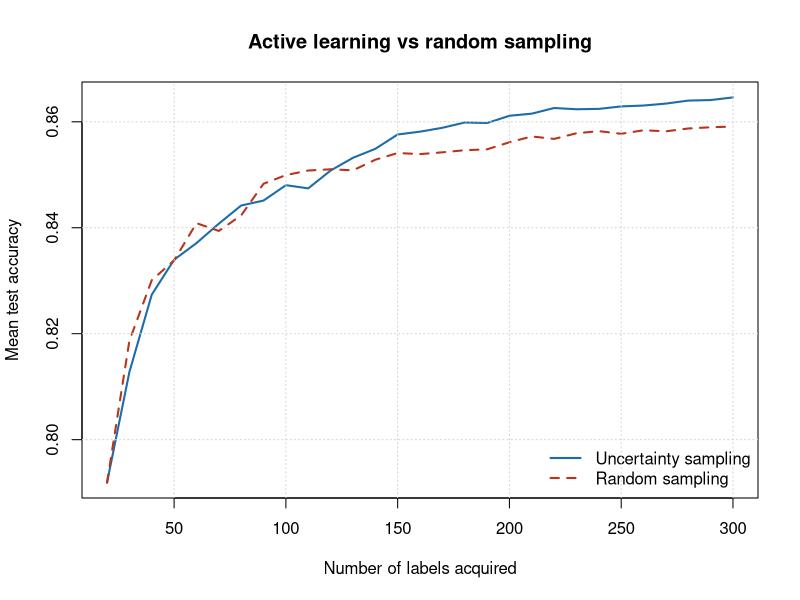

Here is the R script that generated this plot:
## ---- chunk 1
settings <- data.frame(
  Aspect = c("Candidate access", "Decision", "Budget control",
             "Typical use", "Main risk"),
  `Pool-based` = c("All of U at once", "Rank, take top-k",
                   "Pick exactly k per round",
                   "Offline dataset building",
                   "Rescoring a huge pool each round"),
  `Stream-based` = c("One point at a time", "Label if a(x) >= tau",
                     "Tune tau to hit spend rate",
                     "Online / production sampling",
                     "Wrong tau over- or under-spends"),
  check.names = FALSE
)
knitr::kable(settings, caption = "Pool-based vs stream-based active learning.")
## ---- chunk 2
strat <- data.frame(
  Strategy = c("Least confidence", "Margin", "Entropy",
               "Query-by-committee", "Expected model change"),
  `What it scores` = c("1 - max prob",
                       "gap between top two probs",
                       "entropy of predictive dist",
                       "committee disagreement",
                       "expected gradient / param change"),
  Cost = c("very low", "very low", "low",
           "medium (train C models)", "high (grad per candidate)"),
  `Needs probabilities` = c("yes", "yes", "yes",
                            "votes or probs", "no (uses gradients)"),
  `Good when` = c("calibrated probs, binary/few classes",
                  "many classes, top-2 confusion",
                  "many classes, broad uncertainty",
                  "model unstable / small L",
                  "expensive labels, gradient models"),
  check.names = FALSE
)
knitr::kable(strat, caption = "Query strategies at a glance.")
## ---- chunk 3
.libPaths(c("C:/Users/miken/R/library-4.4", .libPaths()))
set.seed(1301)

# Simulate two classes with overlapping Gaussian clusters in 2D.
# The optimal boundary is nonlinear-ish but glm still learns a useful one.
make_data <- function(n) {
  # class 0: two blobs; class 1: two blobs, interleaved
  k <- n %/% 4
  s <- 1.4                       # cluster spread: larger = more class overlap
  c0 <- rbind(
    cbind(rnorm(k, -2, s), rnorm(k, -2, s)),
    cbind(rnorm(k,  2, s), rnorm(k,  2, s))
  )
  c1 <- rbind(
    cbind(rnorm(k, -2, s), rnorm(k,  2, s)),
    cbind(rnorm(k,  2, s), rnorm(k, -2, s))
  )
  X <- rbind(c0, c1)
  y <- c(rep(0L, nrow(c0)), rep(1L, nrow(c1)))
  # add an interaction-friendly feature so a linear glm can separate the XOR pattern
  data.frame(x1 = X[, 1], x2 = X[, 2], x1x2 = X[, 1] * X[, 2], y = y)
}

pool_all  <- make_data(4000)   # large unlabeled pool
test_set  <- make_data(2000)   # fixed held-out test set

# The two classes form an XOR pattern, which no straight line in (x1, x2) can
# split. Adding the product feature x1*x2 gives the linear glm a coordinate in
# which the classes ARE linearly separable, so logistic regression can learn
# a useful boundary. This is the classic feature-engineering fix for XOR.

# Reserve indices for the pool; labels exist in simulation but the learner
# may only "see" a label once it spends budget to query that row.
pool_idx  <- seq_len(nrow(pool_all))
## ---- chunk 4
fit_glm <- function(train) {
  suppressWarnings(
    glm(y ~ x1 + x2 + x1x2, data = train, family = binomial())
  )
}

test_accuracy <- function(model, test) {
  p   <- predict(model, newdata = test, type = "response")
  yhat <- as.integer(p > 0.5)
  mean(yhat == test$y)
}

# One active-learning run. strategy is "uncertainty" or "random".
run_al <- function(strategy, seed,
                   n_seed = 20, batch = 10, budget = 300) {
  set.seed(seed)
  available <- pool_idx
  # initial seed labels, drawn at random for both strategies
  labeled <- sample(available, n_seed)
  available <- setdiff(available, labeled)

  n_labels <- integer(0)
  acc      <- numeric(0)

  repeat {
    train <- pool_all[labeled, ]
    model <- fit_glm(train)

    n_labels <- c(n_labels, length(labeled))
    acc      <- c(acc, test_accuracy(model, test_set))

    if (length(labeled) >= budget || length(available) == 0) break

    take <- min(batch, length(available))
    if (strategy == "random") {
      chosen <- sample(available, take)
    } else {
      # uncertainty: probability closest to 0.5 over the remaining pool
      p_pool <- predict(model, newdata = pool_all[available, ],
                        type = "response")
      score  <- abs(p_pool - 0.5)          # smaller = more uncertain
      chosen <- available[order(score)[seq_len(take)]]
    }
    labeled   <- c(labeled, chosen)
    available <- setdiff(available, chosen)
  }
  data.frame(strategy = strategy, seed = seed,
             n_labels = n_labels, accuracy = acc)
}

# Average over several seeds to smooth out sampling noise.
seeds <- 1:15
runs <- do.call(rbind, lapply(seeds, function(s) {
  rbind(run_al("uncertainty", s), run_al("random", s))
}))

# Average accuracy at each label count, per strategy.
curve <- aggregate(accuracy ~ strategy + n_labels, data = runs, FUN = mean)
head(curve[order(curve$n_labels), ], 6)
## ---- chunk 5
ul <- curve[curve$strategy == "uncertainty", ]
rl <- curve[curve$strategy == "random", ]
ul <- ul[order(ul$n_labels), ]
rl <- rl[order(rl$n_labels), ]

plot(ul$n_labels, ul$accuracy, type = "l", lwd = 2, col = "#1b6ca8",
     ylim = range(curve$accuracy),
     xlab = "Number of labels acquired",
     ylab = "Mean test accuracy",
     main = "Active learning vs random sampling")
lines(rl$n_labels, rl$accuracy, lwd = 2, col = "#b8341b", lty = 2)
legend("bottomright",
       legend = c("Uncertainty sampling", "Random sampling"),
       col = c("#1b6ca8", "#b8341b"), lwd = 2, lty = c(1, 2), bty = "n")
grid()
## ---- chunk 6
# Labels each strategy needs to first reach a target accuracy.
labels_to_reach <- function(df, target) {
  hit <- df[df$accuracy >= target, ]
  if (nrow(hit) == 0) return(NA_integer_)
  min(hit$n_labels)
}
target <- 0.86
u_need <- labels_to_reach(ul, target)
r_need <- labels_to_reach(rl, target)
data.frame(
  target_accuracy = target,
  uncertainty_labels = u_need,
  random_labels = r_need
)
